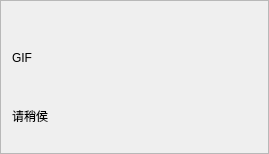
<?xml version="1.0" encoding="UTF-8"?>
<ui version="4.0">
 <class>LoadingFrame</class>
 <widget class="QFrame" name="LoadingFrame">
  <property name="geometry">
   <rect>
    <x>0</x>
    <y>0</y>
    <width>269</width>
    <height>154</height>
   </rect>
  </property>
  <property name="windowTitle">
   <string>Frame</string>
  </property>
  <property name="frameShape">
   <enum>QFrame::StyledPanel</enum>
  </property>
  <property name="frameShadow">
   <enum>QFrame::Raised</enum>
  </property>
  <layout class="QGridLayout" name="gridLayout">
   <item row="1" column="0">
    <widget class="QLabel" name="GIFlabel">
     <property name="text">
      <string>GIF</string>
     </property>
    </widget>
   </item>
   <item row="2" column="0">
    <widget class="QLabel" name="label">
     <property name="text">
      <string>请稍侯</string>
     </property>
    </widget>
   </item>
   <item row="0" column="0">
    <spacer name="horizontalSpacer">
     <property name="orientation">
      <enum>Qt::Horizontal</enum>
     </property>
     <property name="sizeHint" stdset="0">
      <size>
       <width>40</width>
       <height>20</height>
      </size>
     </property>
    </spacer>
   </item>
  </layout>
 </widget>
 <resources/>
 <connections/>
</ui>
